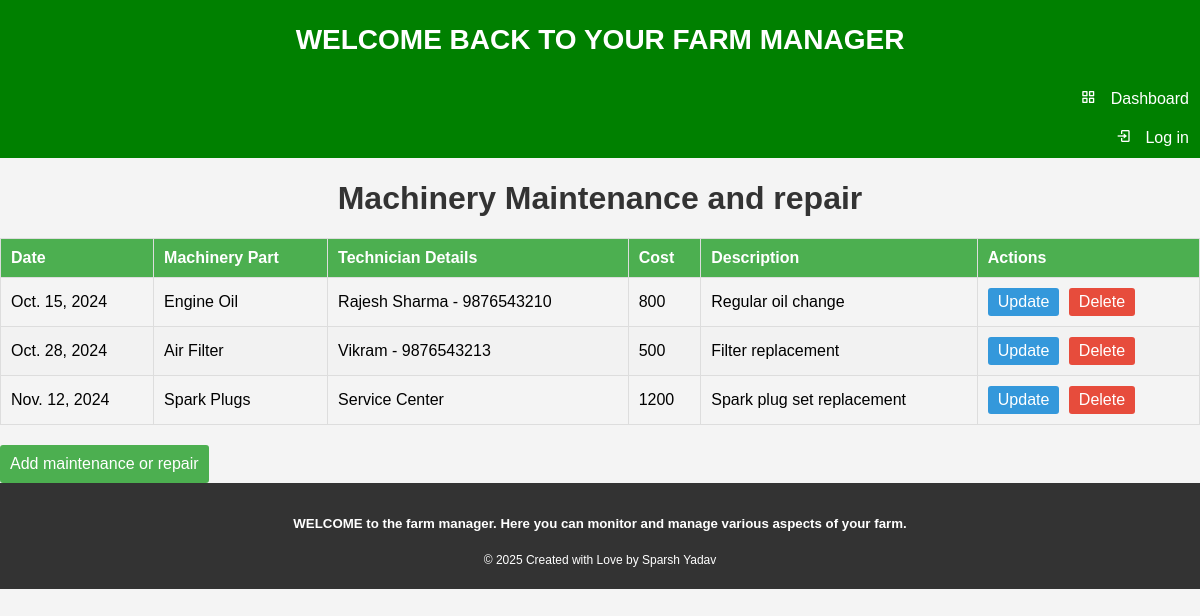
/show_machinerymaintenance/TRX001/, run on the app's committed database.
### homepage/models.py (models this page shows)
class Machinery_maintenance(models.Model):
    machinery=models.ForeignKey(Machinery,on_delete=models.CASCADE)
    Date= models.DateField(help_text="m/d/y")
    Machinery_part=models.CharField(max_length=100)
    Technician_details=models.CharField(max_length=100,blank="True")
    Cost= models.IntegerField()
    Description=models.TextField()
    class Meta:
        db_table="Machinery_activities"

### homepage/views.py (the view)
# urls.py: path('show_machinerymaintenance/<str:Number_plate>/', Show_machinery_maintenance, name='show-machinerymaintenance'),
def Show_machinery_maintenance(request,Number_plate):
    machinery=get_object_or_404(Machinery,Number_plate=Number_plate)
    maintenance=Machinery_maintenance.objects.filter(machinery=machinery)
    return render(request,'homepage/showmachinerymaintenance.html',{'machinery':machinery,'maintenance':maintenance})

### homepage/templates/homepage/showmachinerymaintenance.html (shortened to what this page needs)
{%extends 'homepage/base.html' %} {% block content %}
<head>
</head>
<body>
  <h1>Machinery Maintenance and repair</h1>
  <table>
    <thead>
      <tr>
        <th>Date</th>
        <th>Machinery Part</th>
        <th>Technician Details</th>
        <th> Cost</th>
        <th>Description</th>
        <th>Actions</th>
      </tr>
    </thead>
    <tbody>
      {% for maintenance in maintenance %}
      <tr>
        <td>{{ maintenance.Date }}</td>
        <td>{{ maintenance.Machinery_part }}</td>
        <td>{{ maintenance.Technician_details}}</td>
        <td>{{ maintenance.Cost }}</td>
        <td>{{ maintenance.Description }}</td>
        <td>
          <a href="{%url 'homepage:update-machinerymaintenance' Number_plate=machinery.Number_plate Date=maintenance.Date|date:'Y-m-d' %}"class="update-link">Update</a>
          <a href="{%url 'homepage:delete-machinerymaintenance' Number_plate=machinery.Number_plate Date=maintenance.Date|date:'Y-m-d' %}"class="delete-link">Delete</a >
        </td>
      </tr>
      {% endfor %}
    </tbody>
  </table>
  <a
    href="{% url 'homepage:add-machinerymaintenance' Number_plate=machinery.Number_plate %}"
    class="add-button">Add maintenance or repair</a>
</body>
{%endblock%}

### homepage/templates/homepage/showmachinerymaintenance.html (style rules this page uses)
body { font-family: Arial, sans-serif; background-color: #f4f4f4; margin: 0; padding: 0; }
h1 { color: #333; text-align: center; }
table { width: 100%; border-collapse: collapse; margin-top: 20px; }
th, td { border: 1px solid #ddd; padding: 10px; text-align: left; }
th { background-color: #4caf50; color: white; }
tr:nth-child(even) { background-color: #f2f2f2; }
.update-link, .delete-link { display: inline-block; padding: 5px 10px; text-decoration: none; color: #fff; border-radius: 3px; margin-right: 5px; }
.update-link { background-color: #3498db; }
.delete-link { background-color: #e74c3c; }
.add-button { display: inline-block; padding: 10px; background-color: #4caf50; color: white; text-decoration: none; border-radius: 3px; margin-top: 20px; }

### data on the page
Machinery_maintenance: Date "Oct. 15, 2024", Machinery_part "Engine Oil", Technician_details "Rajesh Sharma - 9876543210", Cost "800", Description "Regular oil change"
Machinery_maintenance: Date "Oct. 28, 2024", Machinery_part "Air Filter", Technician_details "Vikram - 9876543213", Cost "500", Description "Filter replacement"
Machinery_maintenance: Date "Nov. 12, 2024", Machinery_part "Spark Plugs", Technician_details "Service Center", Cost "1200", Description "Spark plug set replacement"
